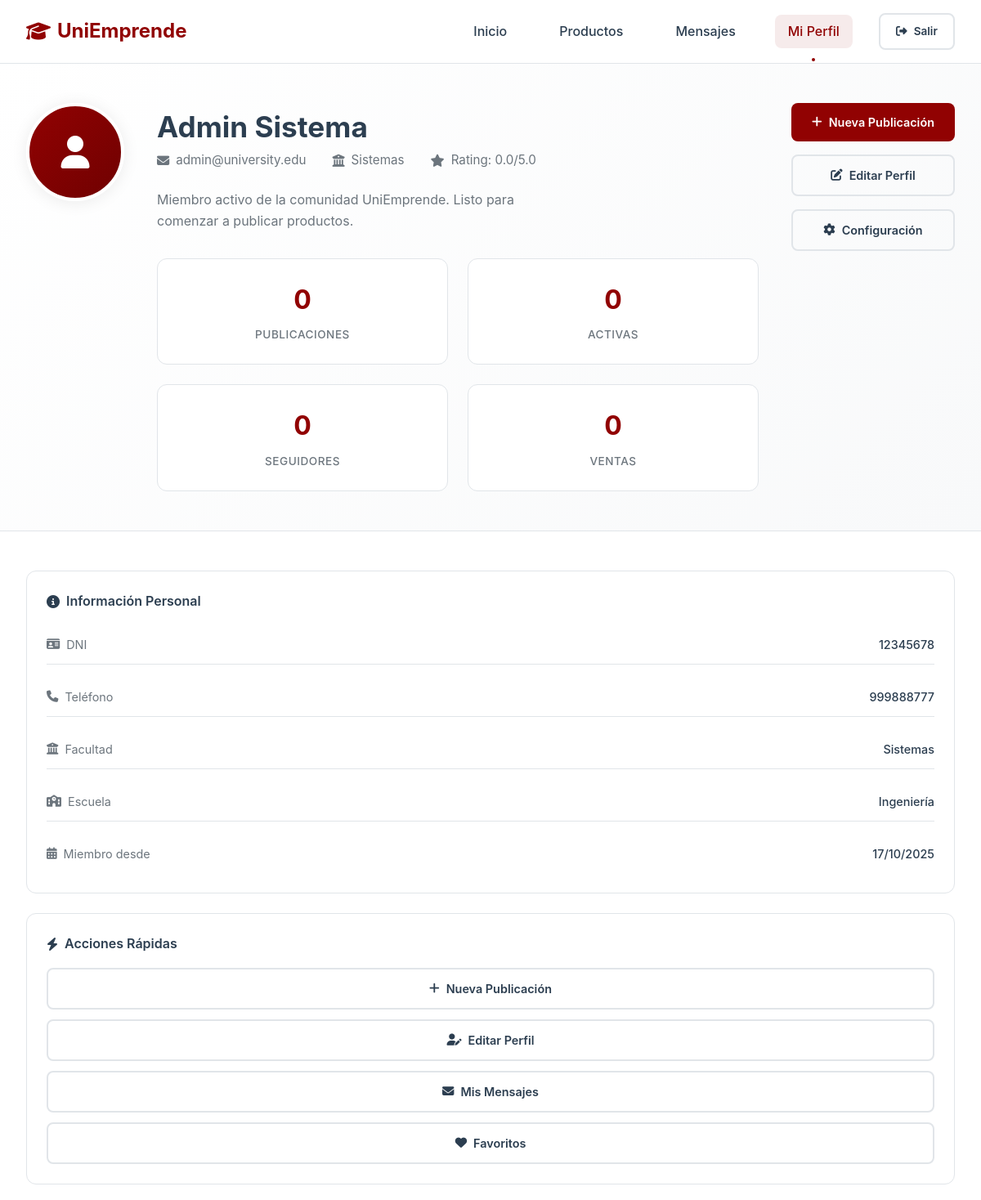
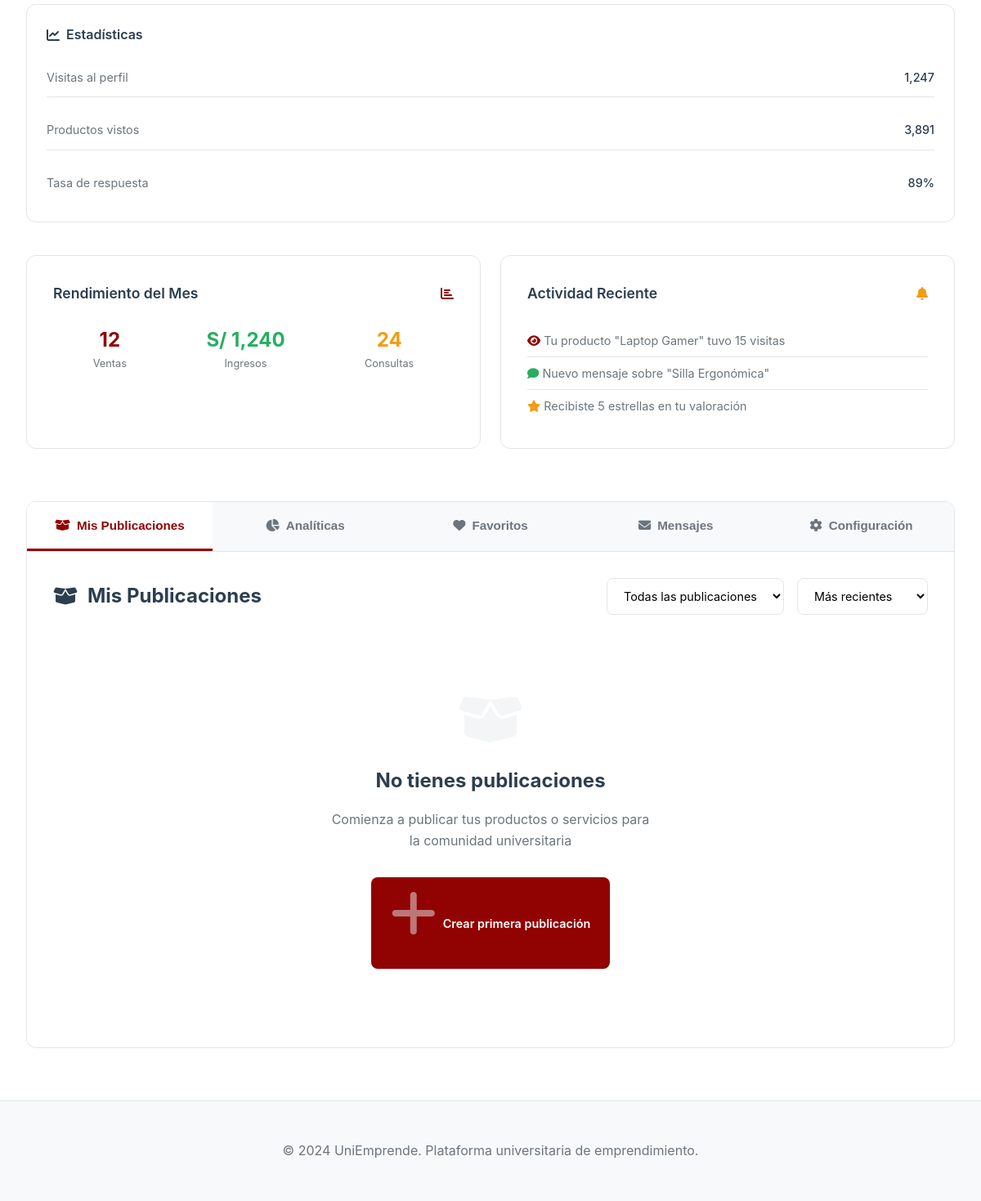
The app's page /perfil (signed in) with its own data (2 pictures, top to bottom).
### tables this page shows
CREATE TABLE Usuarios (
    id_usuario INT AUTO_INCREMENT PRIMARY KEY,
    nombres VARCHAR(100) NOT NULL,
    apellidos VARCHAR(100) NOT NULL,
    dni CHAR(8) UNIQUE NOT NULL,
    telefono VARCHAR(15),
    correo_institucional VARCHAR(150) UNIQUE NOT NULL,
    codigo_univ VARCHAR(20) UNIQUE NOT NULL,
    facultad VARCHAR(100),
    escuela VARCHAR(100),
    contrasena VARCHAR(255) NOT NULL,
    estado TINYINT DEFAULT 1,  
    fecha_registro TIMESTAMP DEFAULT CURRENT_TIMESTAMP,
    INDEX idx_correo (correo_institucional),
    INDEX idx_estado (estado)
);

### aplicacion/Vistas/perfil/index.php (the view, shortened to what the rows shown need)
<?php
    $usuario = $usuario ?? [];
    $estadisticas = array_merge([
        'total_publicaciones' => 0,
        'publicaciones_activas' => 0,
        'publicaciones_pausadas' => 0,
        'total_ventas' => 0,
        'rating_promedio' => 0,
        'seguidores' => 0
    ], $estadisticas ?? []);
?>
<!DOCTYPE html>
<html lang="es">
<head>
    <link rel="stylesheet" href="https://cdnjs.cloudflare.com/ajax/libs/font-awesome/6.4.0/css/all.min.css">
</head>
<body>
    <div class="profile-header">
        <div class="container">
            <div class="profile-content-header">
                <div class="profile-info-main">
                    <h1 class="profile-name"><?php echo htmlspecialchars($usuario['nombres'] . ' ' . $usuario['apellidos']); ?></h1>
                    <div class="profile-meta">
                        <div class="meta-item">
                            <i class="fas fa-envelope"></i>
                            <?php echo htmlspecialchars($usuario['correo_institucional']); ?>
                        </div>
                        <div class="meta-item">
                            <i class="fas fa-university"></i>
                            <?php echo htmlspecialchars($usuario['facultad'] ?? 'Sin facultad'); ?>
                        </div>
                        <div class="meta-item">
                            <i class="fas fa-star"></i>
                            Rating: <?php echo isset($estadisticas['rating_promedio']) ? number_format($estadisticas['rating_promedio'], 1) : '0.0'; ?>/5.0
                        </div>
                    </div>
                    <p class="profile-bio">
                        Miembro activo de la comunidad UniEmprende.
                        <?php echo ($estadisticas['total_publicaciones'] ?? 0) > 0 ?
                            'He publicado ' . ($estadisticas['total_publicaciones'] ?? 0) . ' productos.' :
                            'Listo para comenzar a publicar productos.'; ?>
                    </p>
                    <div class="profile-stats">
                        <div class="stat-card">
                        </div>
                        <div class="stat-card">
                        </div>
                        <div class="stat-card">
                        </div>
                        <div class="stat-card">
                        </div>
                    </div>
                </div>
            </div>
        </div>
    </div>
    <div class="container">
        <div class="main-content">
            <div class="profile-sidebar">
                <div class="sidebar-card">
                    <div class="info-list">
                        <div class="info-item">
                            <span class="info-label">
                                <i class="fas fa-id-card"></i> DNI
                            </span>
                            <span class="info-value"><?php echo htmlspecialchars($usuario['dni']); ?></span>
                        </div>
                        <div class="info-item">
                            <span class="info-label">
                                <i class="fas fa-phone"></i> Teléfono
                            </span>
                            <span class="info-value"><?php echo !empty($usuario['telefono']) ? htmlspecialchars($usuario['telefono']) : 'No registrado'; ?></span>
                        </div>
                        <div class="info-item">
                            <span class="info-label">
                                <i class="fas fa-university"></i> Facultad
                            </span>
                            <span class="info-value"><?php echo !empty($usuario['facultad']) ? htmlspecialchars($usuario['facultad']) : 'No especificada'; ?></span>
                        </div>
                        <div class="info-item">
                            <span class="info-label">
                                <i class="fas fa-school"></i> Escuela
                            </span>
                            <span class="info-value"><?php echo !empty($usuario['escuela']) ? htmlspecialchars($usuario['escuela']) : 'No especificada'; ?></span>
                        </div>
                        <div class="info-item">
                            <span class="info-label">
                                <i class="fas fa-calendar-alt"></i> Miembro desde
                            </span>
                            <span class="info-value"><?php echo date('d/m/Y', strtotime($usuario['fecha_registro'])); ?></span>
                        </div>
                    </div>
                </div>
            </div>
            <div class="profile-main">
                <div class="tabs-container">
                    <div class="tab-content">
                        <div id="publicaciones" class="tab-pane active">
                            <div class="section-header">
                                <h2 class="section-title">
                                    <i class="fas fa-box-open"></i> Mis Publicaciones
                                </h2>
                            </div>
                        </div>
                    </div>
                </div>
            </div>
        </div>
    </div>
</body>
</html>

### records on screen
usuarios: nombres+apellidos "Admin Sistema", correo_institucional "admin@university.edu", facultad "Sistemas", dni "12345678", telefono "999888777", escuela "Ingeniería", fecha_registro "17/10/2025"

### other values on screen
$estadisticas['rating_promedio'] "0.0"
$estadisticas['total_publicaciones'] "0"
$estadisticas['publicaciones_activas'] "0"
$estadisticas['seguidores'] "0"
$estadisticas['total_ventas'] "0"
